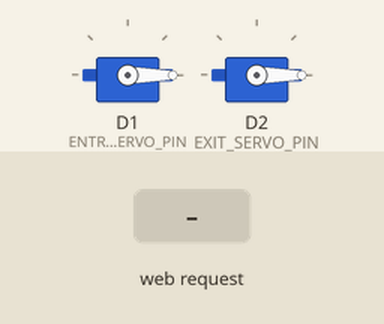
Bench run of a sketch on a simulated ESP8266 (NodeMCU). On the bench: 2 × servo. Inputs (shaded band) come from the test bench. WiFi joins after 1.5 s; servers stay silent unless stated; uploads are accepted with an empty reply; what the sketch prints to the serial monitor is not drawn.

Above: at 4.4 s.
4.5 s: HTTP request GET /barrier/entry received
At 5.7 s:
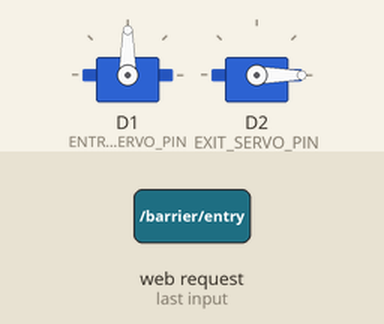
6.0 s: HTTP request GET /barrier/exit received
At 6.9 s:
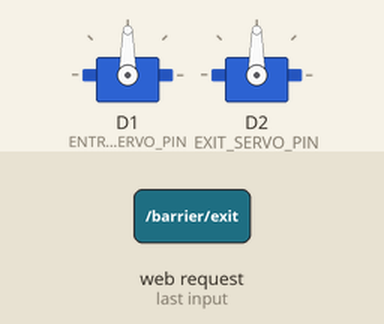
At 11.2 s:
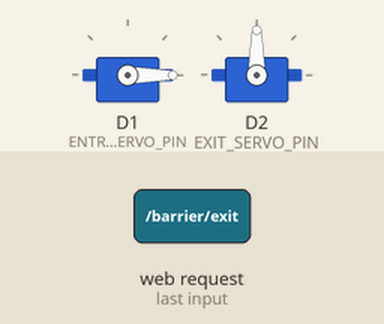
Timing chart, 0 to 13.0 s (numbered marks = the images above; inputs shaded):
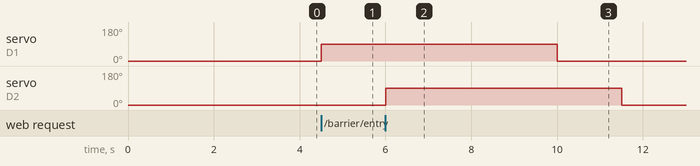

The sketch:

barrier_esp8266.ino
```cpp
#include <ESP8266HTTPClient.h>
#include <ESP8266WebServer.h>
#include <ESP8266WiFi.h>
#include <Servo.h>
#include <WiFiClient.h>

// =====================================================
// AUTOPARK DUAL BOOM BARRIER CONTROLLER (NodeMCU ESP8266)
// =====================================================

// 1. WI-FI CREDENTIALS
const char *WIFI_SSID = "ANAND N";
const char *WIFI_PASSWORD = "8971878807";

// 2. BACKEND SERVER CONFIGURATION (Laptop IP)
const char *SERVER_HOST = "192.168.0.104";
const uint16_t SERVER_PORT = 8000;

// 3. HARDWARE PINS (NodeMCU)
// Entry Servo on Pin D1 (GPIO 5)
// Exit Servo on Pin D2 (GPIO 4)
#define ENTRY_SERVO_PIN 5 // D1
#define EXIT_SERVO_PIN 4  // D2

Servo entryServo;
Servo exitServo;

ESP8266WebServer server(80);

// Non-blocking timer variables for automatic barrier lowering
unsigned long entryOpenUntil = 0;
bool isEntryOpen = false;

unsigned long exitOpenUntil = 0;
bool isExitOpen = false;

// Register this controller with FastAPI backend
void registerWithBackend() {
  if (WiFi.status() != WL_CONNECTED)
    return;

  WiFiClient client;
  HTTPClient http;
  String url = String("http://") + SERVER_HOST + ":" + SERVER_PORT +
               "/api/barrier/register";

  Serial.printf("[HTTP] Registering with backend: %s\n", url.c_str());
  if (http.begin(client, url)) {
    http.addHeader("Content-Type", "application/json");
    String payload = String("{\"ip\":\"") + WiFi.localIP().toString() +
                     "\",\"device\":\"esp8266_barriers\"}";
    int httpCode = http.POST(payload);
    if (httpCode > 0) {
      Serial.printf("[HTTP] Registered successfully! Response: %d\n", httpCode);
    } else {
      Serial.printf("[HTTP] Registration failed, code: %d\n", httpCode);
    }
    http.end();
  }
}

// Actuation functions (attaches only during movement, then detaches to eliminate buzzing/jitter)
void openEntryBarrier() {
  Serial.println("[BARRIER] 🚗 LIFTING ENTRY BARRIER (90°)...");
  entryServo.attach(ENTRY_SERVO_PIN);
  entryServo.write(90);
  delay(500); // Allow servo to reach 90°
  entryServo.detach(); // Stop PWM signal — eliminates hum/buzzing and motor jitter
  isEntryOpen = true;
  entryOpenUntil = millis() + 5000; // Hold for 5 seconds
}

void closeEntryBarrier() {
  Serial.println("[BARRIER] 🛑 LOWERING ENTRY BARRIER (0°)...");
  entryServo.attach(ENTRY_SERVO_PIN);
  entryServo.write(0);
  delay(500); // Allow servo to reach 0°
  entryServo.detach(); // Stop PWM signal — prevents gear stress & buzzing
  isEntryOpen = false;
}

void openExitBarrier() {
  Serial.println("[BARRIER] 🚗 LIFTING EXIT BARRIER (90°)...");
  exitServo.attach(EXIT_SERVO_PIN);
  exitServo.write(90);
  delay(500);
  exitServo.detach();
  isExitOpen = true;
  exitOpenUntil = millis() + 5000; // Hold for 5 seconds
}

void closeExitBarrier() {
  Serial.println("[BARRIER] 🛑 LOWERING EXIT BARRIER (0°)...");
  exitServo.attach(EXIT_SERVO_PIN);
  exitServo.write(0);
  delay(500);
  exitServo.detach();
  isExitOpen = false;
}

// HTTP Route Handlers
void handleRoot() {
  server.send(200, "text/plain",
              "AutoPark Dual Boom Barrier Controller (ESP8266) Online");
}

void handleEntryBarrier() {
  openEntryBarrier();
  server.send(200, "application/json",
              "{\"status\":\"ok\",\"action\":\"OPEN\",\"gate\":\"ENTRY\"}");
}

void handleExitBarrier() {
  openExitBarrier();
  server.send(200, "application/json",
              "{\"status\":\"ok\",\"action\":\"OPEN\",\"gate\":\"EXIT\"}");
}

void setup() {
  Serial.begin(115200);
  delay(500);

  Serial.println();
  Serial.println("==================================================");
  Serial.println("   AUTOPARK DUAL BOOM BARRIER CONTROLLER (ESP8266)");
  Serial.println("==================================================");

  // Attach and calibrate servos to closed position (0°), then detach to prevent buzzing
  entryServo.attach(ENTRY_SERVO_PIN);
  entryServo.write(0);
  delay(500);
  entryServo.detach();
  Serial.println("[SERVO] Entry Servo initialized on D1 (0° Closed, quiet)");

  exitServo.attach(EXIT_SERVO_PIN);
  exitServo.write(0);
  delay(500);
  exitServo.detach();
  Serial.println("[SERVO] Exit Servo initialized on D2 (0° Closed, quiet)");

  // Connect to Wi-Fi
  WiFi.mode(WIFI_STA);
  WiFi.begin(WIFI_SSID, WIFI_PASSWORD);
  Serial.printf("[WIFI] Connecting to '%s'", WIFI_SSID);

  int attempts = 0;
  while (WiFi.status() != WL_CONNECTED && attempts < 40) {
    delay(500);
    Serial.print(".");
    attempts++;
  }
  Serial.println();

  if (WiFi.status() == WL_CONNECTED) {
    Serial.println("[WIFI] Connected successfully!");
    Serial.print("[WIFI] ESP8266 IP Address: ");
    Serial.println(WiFi.localIP());

    // Register with FastAPI laptop backend
    registerWithBackend();
  } else {
    Serial.println("[WIFI ERROR] Connection failed. Check SSID and password.");
  }

  // Define HTTP endpoints
  server.on("/", handleRoot);
  server.on("/barrier/entry", handleEntryBarrier);
  server.on("/barrier/exit", handleExitBarrier);
  server.begin();
  Serial.println("[HTTP SERVER] Listening for barrier commands on port 80.");
}

void loop() {
  server.handleClient();

  // Check if Entry Barrier 5s hold time has expired
  if (isEntryOpen && millis() >= entryOpenUntil) {
    closeEntryBarrier();
  }

  // Check if Exit Barrier 5s hold time has expired
  if (isExitOpen && millis() >= exitOpenUntil) {
    closeExitBarrier();
  }

  // Periodically check Wi-Fi health
  static unsigned long lastWifiCheck = 0;
  if (millis() - lastWifiCheck > 10000) {
    lastWifiCheck = millis();
    if (WiFi.status() != WL_CONNECTED) {
      Serial.println("[WIFI] Reconnecting...");
      WiFi.reconnect();
    }
  }

  delay(10);
}
```

Measured:
- after the input at 4.5 s, servo on D1 (ENTRY_SERVO_PIN): 0° → 90° at once
- after the input at 6.0 s, servo on D2 (EXIT_SERVO_PIN): 0° → 90° at once, → 0° 5.5 s later
